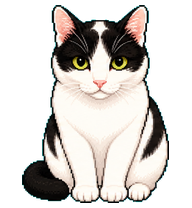
#> input picture work/niuniu-generation/references/reference-01.png, 192 x 208 px
$ python -i slice.py   (imports and definitions only)
#> lines starting #> are read from the running program, lines starting #| are printed output that depends on the picture; after the words box and inside, x2 and y2 are one past the last pixel; in counts of white or black regions, pixels touching at a corner belong together
#> further down, picture is the input picture: PIL image 192x208 RGBA; mean R, G, B, A 91.2, 89.5, 85.7, 131.8
#!/usr/bin/env python3
"""Slice a horizontal animation strip into per-frame PNGs.

Frames are cleaned so fully transparent pixels carry no residual RGB.
Library use:  from pet_factory.processing.slice import slice_strip
CLI use:      python3 -m pet_factory slice <strip.png> <destDir> [frames]
"""
import os

from PIL import Image


def clean_alpha(img: Image.Image) -> Image.Image:
    r, g, b, a = img.split()
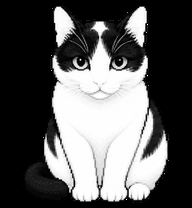
#> r: PIL image 192x208 L; min 0, max 255, mean 91.2
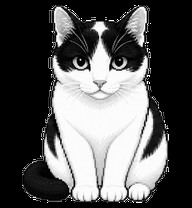
#> g: PIL image 192x208 L; min 0, max 255, mean 89.5
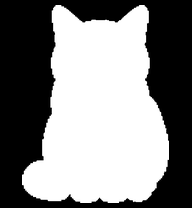
#> a: PIL image 192x208 L; min 0, max 255, mean 131.8
    mask = a.point(lambda v: 255 if v > 0 else 0)
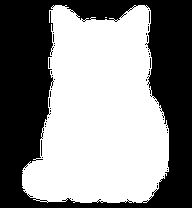
#> mask: PIL image 192x208 L; 54% white; 46 black regions (45 under 20 px), largest, box (x1, y1, x2, y2) and area: (0, 0, 192, 208) 18251
    black = Image.new("L", img.size, 0)
#> black: PIL image 192x208 L; every value is 0
    return Image.merge(
        "RGBA",
        (
            Image.composite(r, black, mask),
            Image.composite(g, black, mask),
            Image.composite(b, black, mask),
            a,
        ),
    )


def slice_strip(strip_path: str, dest_dir: str, frames: int = 8) -> int:
    strip = Image.open(strip_path).convert("RGBA")
    w, h = strip.size
    if w % frames != 0:
        raise ValueError(f"strip width {w} is not divisible by {frames}")
    fw = w // frames

    os.makedirs(dest_dir, exist_ok=True)
    for i in range(frames):
        frame = clean_alpha(strip.crop((i * fw, 0, (i + 1) * fw, h)))
        frame.save(os.path.join(dest_dir, f"{i:02d}.png"))
    return frames

>>> from PIL import Image
>>> picture = Image.open('../../work/niuniu-generation/references/reference-01.png')
>>> result = clean_alpha(picture)
